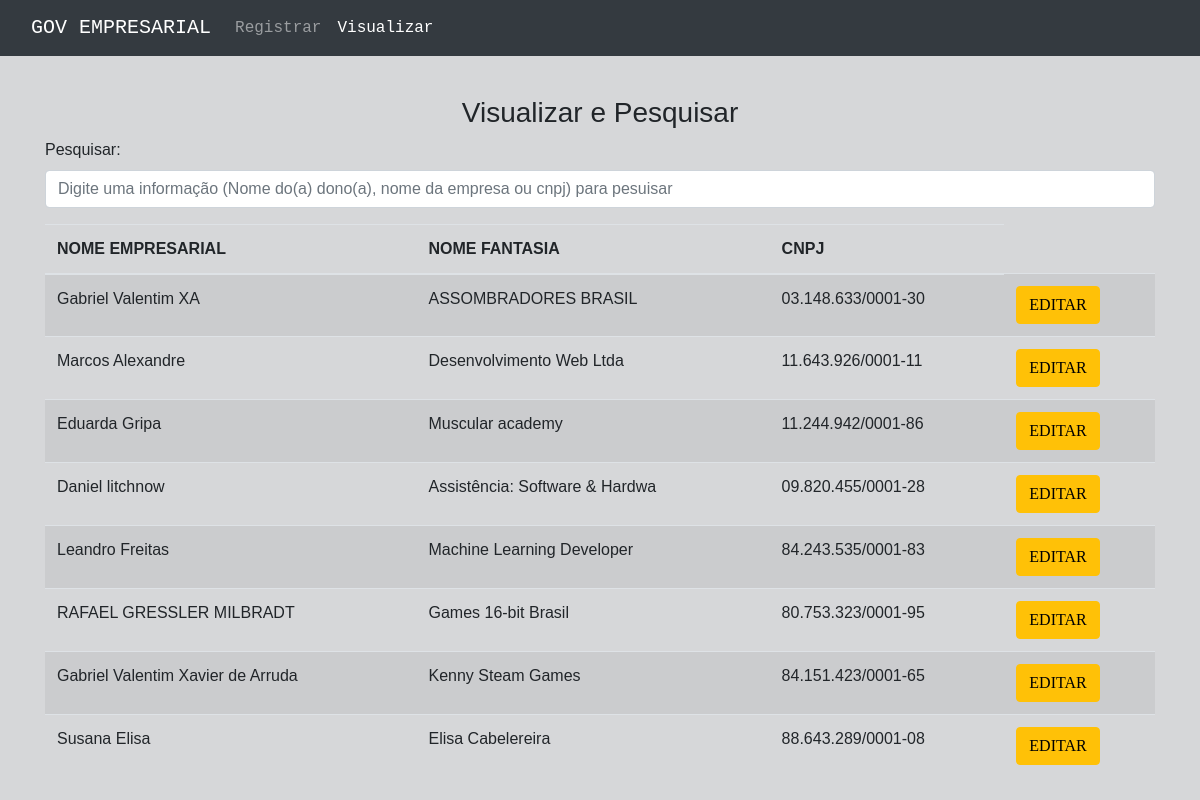
Page /Gabriel_Valentim_Avaliacao_2/Gabriel_Valentim_Empresa/view/secoes/visualizarEmpresa.php on the committed database.
### tables this page shows
CREATE TABLE `empresarial` (
  `id` int(4) NOT NULL,
  `nome` varchar(50) NOT NULL,
  `nome_empresa` varchar(30) NOT NULL,
  `cnpj` varchar(20) NOT NULL
);

### Gabriel_Valentim_Avaliacao_2/Gabriel_Valentim_Empresa/model/conexao.php (called while the page is built, shortened)
<?php
	function query($sql) {
		global $conexao;
		mysqli_query($conexao, 'SET CHARACTER SET utf8');
		$query = mysqli_query($conexao, $sql) or die (mysqli_query_error);
		return $query;
	}
?>

### Gabriel_Valentim_Avaliacao_2/Gabriel_Valentim_Empresa/model/crudEmpresa.php (called while the page is built, shortened)
<?php
	include 'conexao.php';
	function mostrarEmpresas() {
		$resultado = query("SELECT * FROM empresarial");
		return $resultado;
	}
?>

### Gabriel_Valentim_Avaliacao_2/Gabriel_Valentim_Empresa/view/secoes/visualizarEmpresa.php (the view, shortened to what this page needs)
<!DOCTYPE html>
<html lang="pt-br">
<head>
	<link rel="stylesheet" href="https://maxcdn.bootstrapcdn.com/bootstrap/4.0.0/css/bootstrap.min.css">
</head>
<body style="background-color: #d6d7d9;">
	<nav class="navbar navbar-expand-lg navbar navbar-dark bg-dark" style="font-family: Courier New;">
		<div class="container-fluid">
			<a class="navbar-brand" href="#">GOV EMPRESARIAL</a>
			<div class="collapse navbar-collapse" id="navbarSupportedContent">
				<ul class="navbar-nav me-auto mb-2 mb-lg-0">
					<li class="nav-item">
						<a class="nav-link" aria-current="page" href="../cadastrarEmpresa.php">Registrar</a>
					</li>
					<li class="nav-item">
						<a class="nav-link active" href="visualizarEmpresa.php">Visualizar</a>
					</li>
				</ul>
			</div>
		</div>
	</nav>
	<div class="container" style="font-family: Helvetica;">
		<form>
			<div><p>&nbsp;</p></div>
			<div class="row h-100 justify-content-center align-items-center">
				<h3>Visualizar e Pesquisar</h3>
			</div>
			<div class="mb-3">
				<label for="pesquisa" class="form-label">Pesquisar:</label>
				<input type="text" class="form-control" id="pesquisa" name="pesquisa" placeholder="Digite uma informação (Nome do(a) dono(a), nome da empresa ou cnpj) para pesuisar">
			</div>
		</form>
		<table class="table table-striped">
			<thead>
				<tr>
					<th scope="col">NOME EMPRESARIAL</th>
					<th scope="col">NOME FANTASIA</th>
					<th scope="col">CNPJ</th>
				</tr>
			</thead>
			<tbody class="resultadoPesquisa">
				<?php
					include '../../model/crudEmpresa.php';
					$resultado = mostrarEmpresas();
					if ($resultado) {
						while($resultadoSeparado = mysqli_fetch_assoc($resultado)){
							echo "
								<tr>
									<td>$resultadoSeparado[nome]</td>
									<td>$resultadoSeparado[nome_empresa]</td>
									<td>$resultadoSeparado[cnpj]</td>
									<td>
										<a class='btn btn-warning' style='font-family: Arial Black; color: #000000;'
											href='editarEmpresa.php?id=$resultadoSeparado[id]'>EDITAR
										</a>
									</td>
								</tr>
							";
						}
					}
				?>
			</tbody>
		</table>
	</div>
</body>
</html>

### rows in the picture
empresarial: nome "Gabriel Valentim XA", nome_empresa "ASSOMBRADORES BRASIL", cnpj "03.148.633/0001-30"
empresarial: nome "Marcos Alexandre", nome_empresa "Desenvolvimento Web Ltda", cnpj "11.643.926/0001-11"
empresarial: nome "Eduarda Gripa", nome_empresa "Muscular academy", cnpj "11.244.942/0001-86"
empresarial: nome "Daniel litchnow", nome_empresa "Assistência: Software & Hardwa", cnpj "09.820.455/0001-28"
empresarial: nome "Leandro Freitas", nome_empresa "Machine Learning Developer", cnpj "84.243.535/0001-83"
empresarial: nome "RAFAEL GRESSLER MILBRADT", nome_empresa "Games 16-bit Brasil", cnpj "80.753.323/0001-95"
empresarial: nome "Gabriel Valentim Xavier de Arruda", nome_empresa "Kenny Steam Games", cnpj "84.151.423/0001-65"
empresarial: nome "Susana Elisa", nome_empresa "Elisa Cabelereira", cnpj "88.643.289/0001-08"
